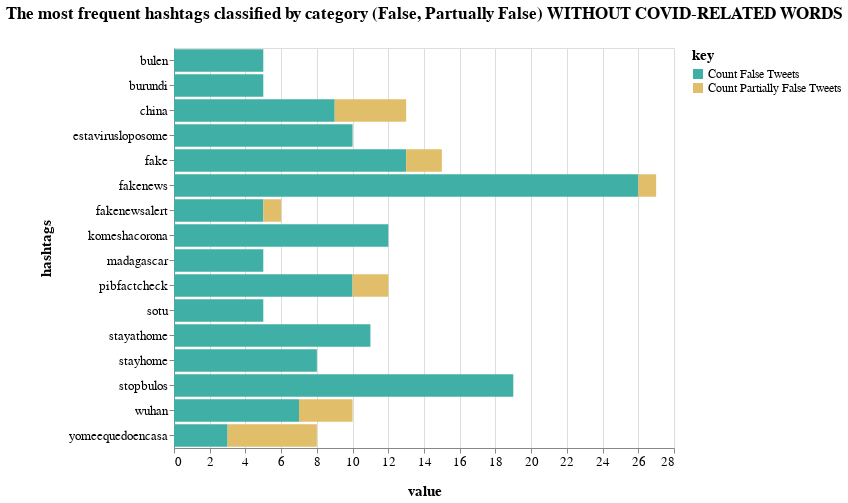

Source (notebook cell):
### Markdown cell above
Then we visualize the bar chart again

### Code cell
range_ = ["#40B0A6","#E1BE6A"]

barsm = alt.Chart(df_mentions).transform_fold(
    ['Count False Tweets', 'Count Partially False Tweets'],
).mark_bar().encode(
    x=alt.X('value:Q'),
    y=alt.Y('hashtags:N'),
    color=alt.Color('key:N',scale=alt.Scale(range=range_))
).transform_filter(
    alt.FieldRangePredicate(field='count', range=[5, 27])
).properties(
    title="The most frequent hashtags classified by category (False, Partually False) WITHOUT COVID-RELATED WORDS",
    width=500,
    height=400
).configure_title(
    fontSize=17,
    offset=25
).configure_axis(
    labelFontSize=13,
    titleFontSize=15,
    titlePadding=15
).configure_legend(
    titleFontSize=15,
    labelFontSize=12
)


barsm

### Figure 1 — Vega-Lite specification as saved in the notebook (floating-point values rounded to 4 significant figures; data arrays with more than 128 entries replaced by an {"elided": "..."} marker saying what was removed)
{"config": {"view": {"continuousWidth": 400, "continuousHeight": 300}, "axis": {"labelFontSize": 13, "titleFontSize": 15, "titlePadding": 15}, "legend": {"labelFontSize": 12, "titleFontSize": 15}, "title": {"fontSize": 17, "offset": 25}}, "data": {"name": "data-27ca7d34d04996e6959a015045e53f61"}, "mark": "bar", "encoding": {"color": {"type": "nominal", "field": "key", "scale": {"range": ["#40B0A6", "#E1BE6A"]}}, "x": {"type": "quantitative", "field": "value"}, "y": {"type": "nominal", "field": "hashtags"}}, "height": 400, "title": "The most frequent hashtags classified by category (False, Partually False) WITHOUT COVID-RELATED WORDS", "transform": [{"fold": ["Count False Tweets", "Count Partially False Tweets"]}, {"filter": {"field": "count", "range": [5, 27]}}], "width": 500, "$schema": "https://vega.github.io/schema/vega-lite/v4.8.1.json", "datasets": {"data-27ca7d34d04996e6959a015045e53f61": {"elided": "622 records"}}}
